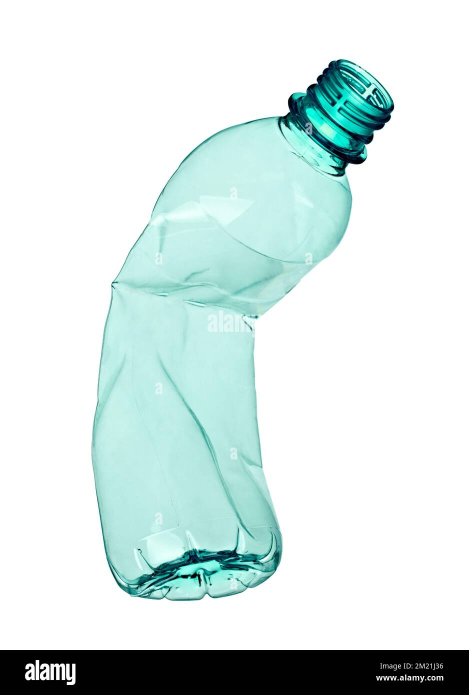
#> input picture dataset-img/plastic/01.jpg, 937 x 1390 px (shown at 1/2 size)
$ jupyter execute --allow-errors 01_linear_model.ipynb
#> lines starting #> are read from the running program, lines starting #| are printed output that depends on the picture
[cell 1]
import os
import numpy as np
import matplotlib.pyplot as plt
from sklearn.linear_model import Perceptron
from sklearn.metrics import accuracy_score, classification_report
from sklearn.model_selection import train_test_split
from sklearn.neural_network import MLPClassifier
from PIL import Image

[cell 2]
""" ETAPE 1 - SEPARATION DE DONNEES LINEAIREMENT SEPARABLES """

X = np.array([
    [1, 1],
    [1, 2],
    [2, 1],
    [2, 2],
    [6, 6],
    [6, 7],
    [7, 6],
    [7, 7]
])

y = np.array([
    0, 0, 0, 0,
    1, 1, 1, 1
])

[cell 3]
plt.figure(figsize=(6, 5))

plt.scatter(
    X[y == 0, 0],
    X[y == 0, 1],
    label="Classe 0",
    color="blue"
)

plt.scatter(
    X[y == 1, 0],
    X[y == 1, 1],
    label="Classe 1",
    color="red"
)

plt.xlabel("x1")
plt.ylabel("x2")
plt.title("Dataset linéairement séparable")
plt.legend()
plt.grid()

plt.show()
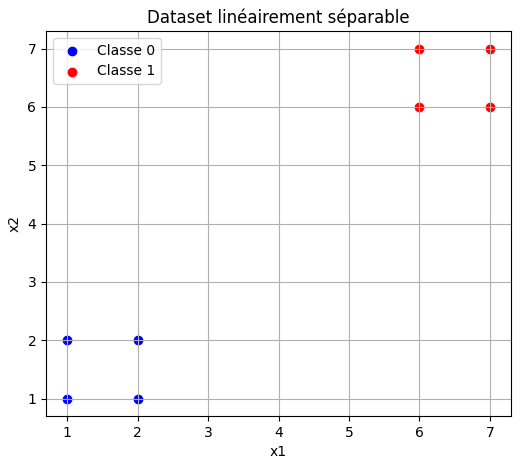
#> figure drawn by matplotlib, 1 panel

[cell 4]
modele_lineaire = Perceptron(
    max_iter=1000,
    random_state=42
)

modele_lineaire.fit(X, y)

y_pred = modele_lineaire.predict(X)

print("Prédictions :", y_pred)
print("Vraies classes :", y)
print("Accuracy :", accuracy_score(y, y_pred))
print("Nombre d'itérations :", modele_lineaire.n_iter_)

[cell 5]
""" ETAPE 2 - SEPARATION DONNES NON LINEAIREMENT SEPARABLES """

X_xor = np.array([
    [0, 0],
    [0, 1],
    [1, 0],
    [1, 1]
])

y_xor = np.array([
    0,
    1,
    1,
    0
])

modele_perceptron = Perceptron(
    max_iter=1000,
    random_state=42
)

modele_perceptron.fit(X_xor, y_xor)

y_pred_xor = modele_perceptron.predict(X_xor)

print("Prédictions :", y_pred_xor)
print("Résultats attendus :", y_xor)
print("Comparaison entre les prédictions du modèle et le résultat attendu - Calcul du taux de fiabilité :", accuracy_score(y_xor, y_pred_xor))
print("Nombre d'itérations :", modele_perceptron.n_iter_)

[cell 6]
plt.figure(figsize=(6, 5))

plt.scatter(
    X_xor[y_xor == 0, 0],
    X_xor[y_xor == 0, 1],
    color="blue",
    label="Classe 0"
)

plt.scatter(
    X_xor[y_xor == 1, 0],
    X_xor[y_xor == 1, 1],
    color="red",
    label="Classe 1"
)

plt.xlabel("x1")
plt.ylabel("x2")
plt.title("Cas non linéairement séparable : XOR")
plt.legend()
plt.grid()
plt.show()
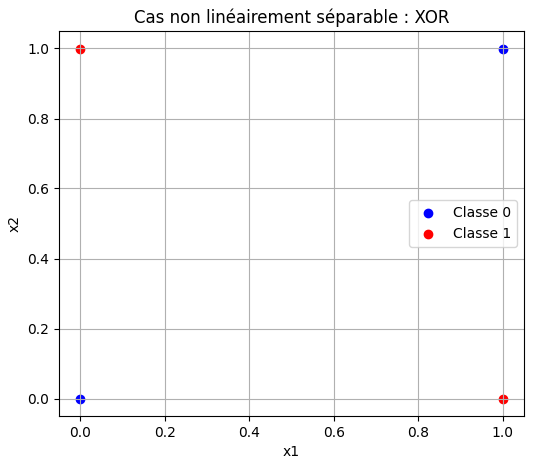
#> figure drawn by matplotlib, 1 panel
#> further down, image is the input picture: PIL image 937x1390 RGB; mean R, G, B 214.9, 229.8, 228.1
#> `image = image.resize(IMG_SIZE)`:
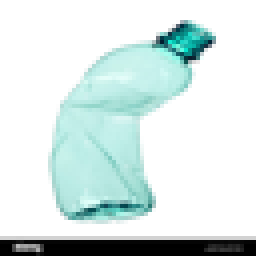
#> image: PIL image 64x64 RGB (shown 4 times larger); mean R, G, B 214.7, 229.6, 228
#> `image_vector = image_array.flatten()`: image_vector = 12288 values, max 1 at index 0, min 0 at index 1287, mean 0.879

[cell 7]
""" ETAPE 3 - Transformation des images en vecteurs """

dataset_path = "dataset-img"

classes = ["plastic", "verre", "metal"]
""" 3 classes indexes: 0, 1, 2 """

IMG_SIZE = (64, 64)

X = []
y = []

#> (the rest of this cell did not finish here and is left out)
